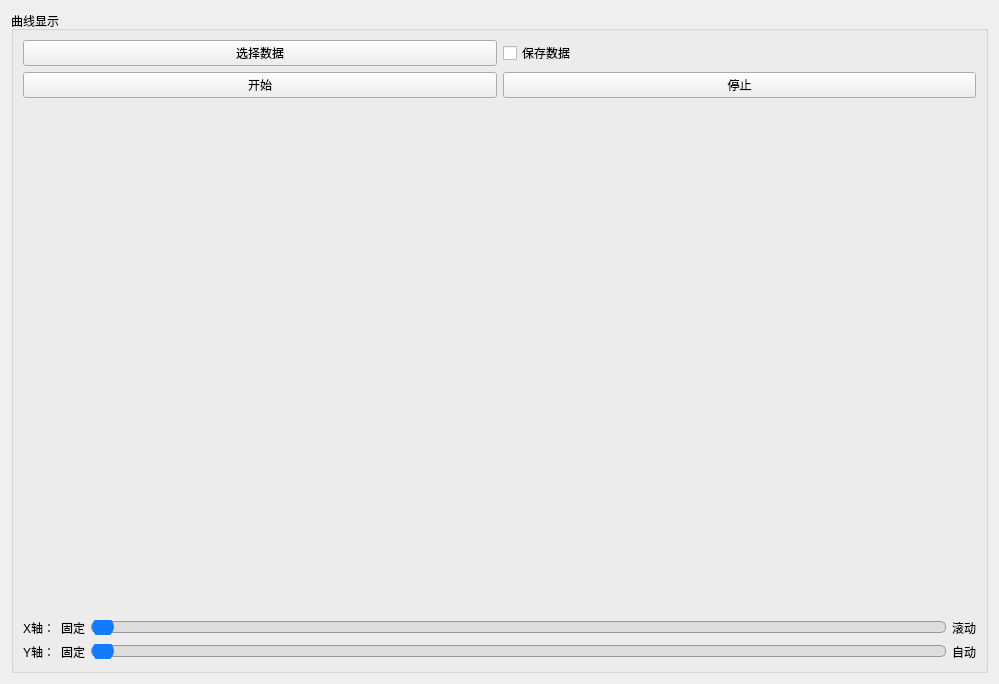
<?xml version="1.0" encoding="UTF-8"?>
<ui version="4.0">
 <class>RTDataPlotForm</class>
 <widget class="QWidget" name="RTDataPlotForm">
  <property name="geometry">
   <rect>
    <x>0</x>
    <y>0</y>
    <width>999</width>
    <height>684</height>
   </rect>
  </property>
  <property name="windowTitle">
   <string>Form</string>
  </property>
  <layout class="QHBoxLayout" name="horizontalLayout">
   <item>
    <widget class="QGroupBox" name="groupBox">
     <property name="styleSheet">
      <string notr="true"/>
     </property>
     <property name="title">
      <string>曲线显示</string>
     </property>
     <layout class="QGridLayout" name="gridLayout" rowstretch="1,8,1" columnstretch="9,1">
      <item row="1" column="1">
       <layout class="QGridLayout" name="gridLayout_dataview"/>
      </item>
      <item row="2" column="1">
       <layout class="QGridLayout" name="gridLayout_3">
        <item row="0" column="1">
         <widget class="QLabel" name="label">
          <property name="text">
           <string>固定</string>
          </property>
         </widget>
        </item>
        <item row="1" column="1">
         <widget class="QLabel" name="label_3">
          <property name="text">
           <string>固定</string>
          </property>
         </widget>
        </item>
        <item row="1" column="2">
         <widget class="QSlider" name="horizontalSlider_Y">
          <property name="styleSheet">
           <string notr="true">
QSlider::groove:horizontal {
    height: 10px;
    background: #dddddd;
    border: 1px solid #999999;
    border-radius: 5px;
}
QSlider::handle:horizontal {
    width: 20px;
    height: 20px;
    background: #147aff;
    border: 1px solid #147aff;
    border-radius: 10px;
    margin: -5px 0; /* Handle overlaps the groove by 5px on each side */
}
QSlider::handle:horizontal:hover {
    background: #156dd7;
}</string>
          </property>
          <property name="maximum">
           <number>1</number>
          </property>
          <property name="pageStep">
           <number>1</number>
          </property>
          <property name="orientation">
           <enum>Qt::Horizontal</enum>
          </property>
         </widget>
        </item>
        <item row="1" column="3">
         <widget class="QLabel" name="label_4">
          <property name="text">
           <string>自动</string>
          </property>
         </widget>
        </item>
        <item row="0" column="3">
         <widget class="QLabel" name="label_2">
          <property name="text">
           <string>滚动</string>
          </property>
         </widget>
        </item>
        <item row="0" column="2">
         <widget class="QSlider" name="horizontalSlider_X">
          <property name="styleSheet">
           <string notr="true">
QSlider::groove:horizontal {
    height: 10px;
    background: #dddddd;
    border: 1px solid #999999;
    border-radius: 5px;
}
QSlider::handle:horizontal {
    width: 20px;
    height: 20px;
    background: #147aff;
    border: 1px solid #147aff;
    border-radius: 10px;
    margin: -5px 0; /* Handle overlaps the groove by 5px on each side */
}
QSlider::handle:horizontal:hover {
    background: #156dd7;
}</string>
          </property>
          <property name="maximum">
           <number>1</number>
          </property>
          <property name="pageStep">
           <number>1</number>
          </property>
          <property name="orientation">
           <enum>Qt::Horizontal</enum>
          </property>
         </widget>
        </item>
        <item row="0" column="0">
         <widget class="QLabel" name="label_5">
          <property name="text">
           <string>X轴：</string>
          </property>
         </widget>
        </item>
        <item row="1" column="0">
         <widget class="QLabel" name="label_6">
          <property name="text">
           <string>Y轴：</string>
          </property>
         </widget>
        </item>
       </layout>
      </item>
      <item row="0" column="1">
       <layout class="QGridLayout" name="gridLayout_2">
        <item row="0" column="0">
         <widget class="QPushButton" name="pushButton_select">
          <property name="text">
           <string>选择数据</string>
          </property>
         </widget>
        </item>
        <item row="1" column="1">
         <widget class="QPushButton" name="pushButton_stop">
          <property name="text">
           <string>停止</string>
          </property>
         </widget>
        </item>
        <item row="1" column="0">
         <widget class="QPushButton" name="pushButton_control">
          <property name="styleSheet">
           <string notr="true"/>
          </property>
          <property name="text">
           <string>开始</string>
          </property>
         </widget>
        </item>
        <item row="0" column="1">
         <widget class="QCheckBox" name="checkBox_savedata">
          <property name="text">
           <string>保存数据</string>
          </property>
         </widget>
        </item>
       </layout>
      </item>
      <item row="0" column="0" rowspan="3">
       <layout class="QGridLayout" name="gridLayout_plot"/>
      </item>
     </layout>
    </widget>
   </item>
  </layout>
 </widget>
 <resources/>
 <connections/>
</ui>
